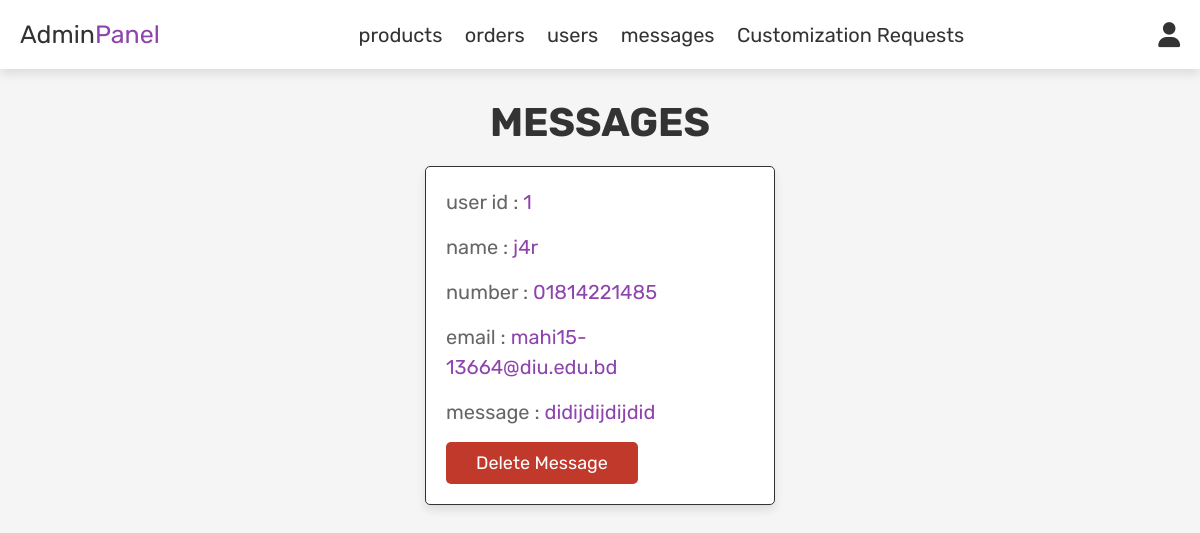
Page /admin_contacts.php (signed in) on the committed database.
### tables this page shows
CREATE TABLE `message` (
  `id` int(100) NOT NULL,
  `user_id` int(100) NOT NULL,
  `name` varchar(100) NOT NULL,
  `email` varchar(100) NOT NULL,
  `number` varchar(12) NOT NULL,
  `message` varchar(500) NOT NULL
);

### admin_contacts.php (the view, shortened to what this page needs)
<?php
include 'config.php';
?>
<!DOCTYPE html>
<html lang="en">
<head>
   <link rel="stylesheet" href="https://cdnjs.cloudflare.com/ajax/libs/font-awesome/6.0.0/css/all.min.css">
   <link rel="stylesheet" href="css/admin_style.css">
</head>
<body>
<?php include 'admin_header.php'; ?>
<section class="messages">
   <h1 class="title"> messages </h1>
   <div class="box-container">
   <?php
      $select_message = mysqli_query($conn, "SELECT * FROM `message`") or die('query failed');
      if(mysqli_num_rows($select_message) > 0){
         while($fetch_message = mysqli_fetch_assoc($select_message)){
   ?>
   <div class="box">
      <p> user id : <span><?php echo $fetch_message['user_id']; ?></span> </p>
      <p> name : <span><?php echo $fetch_message['name']; ?></span> </p>
      <p> number : <span><?php echo $fetch_message['number']; ?></span> </p>
      <p> email : <span><?php echo $fetch_message['email']; ?></span> </p>
      <p> message : <span><?php echo $fetch_message['message']; ?></span> </p>
      <a href="admin_contacts.php?delete=<?php echo $fetch_message['id']; ?>" onclick="return confirm('delete this message?');" class="delete-btn">delete message</a>
   </div>
   <?php
      };
   }else{
      echo '<p class="empty">you have no messages!</p>';
   }
   ?>
   </div>
</section>
</body>
</html>

### css/admin_style.css (style rules this page uses)
:root { --purple:#8e44ad; --red:#c0392b; --orange:#f39c12; --black:#333; --white:#fff; --light-color:#666; --light-white:#ccc; --light-bg:#f5f5f5; --border:.1rem solid var(--black); --box-shadow:0 .5rem 1rem rgba(0,0,0,.1); }
* { font-family: 'Rubik', sans-serif; margin:0; padding:0; box-sizing: border-box; outline: none; border:none; text-decoration: none; transition:all .2s linear; }
html { font-size: 62.5%; overflow-x: hidden; }
body { background-color: var(--light-bg); }
section { padding:3rem 2rem; }
.title { text-align: center; margin-bottom: 2rem; text-transform: uppercase; color:var(--black); font-size: 4rem; }
.btn, .option-btn, .delete-btn, .white-btn { display: inline-block; margin-top: 1rem; padding:1rem 3rem; cursor: pointer; color:var(--white); font-size: 1.8rem; border-radius: .5rem; text-transform: capitalize; }
.delete-btn { background-color: var(--red); }
.messages .box-container { display: grid; grid-template-columns: repeat(auto-fit, 35rem); justify-content: center; gap:1.5rem; max-width: 1200px; margin:0 auto; align-items: flex-start; }
.messages .box-container .box { background-color: var(--white); padding:2rem; border:var(--border); box-shadow: var(--box-shadow); border-radius: .5rem; }
.messages .box-container .box p { padding-bottom: 1.5rem; font-size: 2rem; color:var(--light-color); line-height: 1.5; }
.messages .box-container .box p span { color:var(--purple); }
.messages .box-container .box .delete-btn { margin-top: 0; }

### rows in the picture
message: user "1", name "j4r", number "01814221485", email "mahi15-13664@diu.edu.bd", message "didijdijdijdid"
